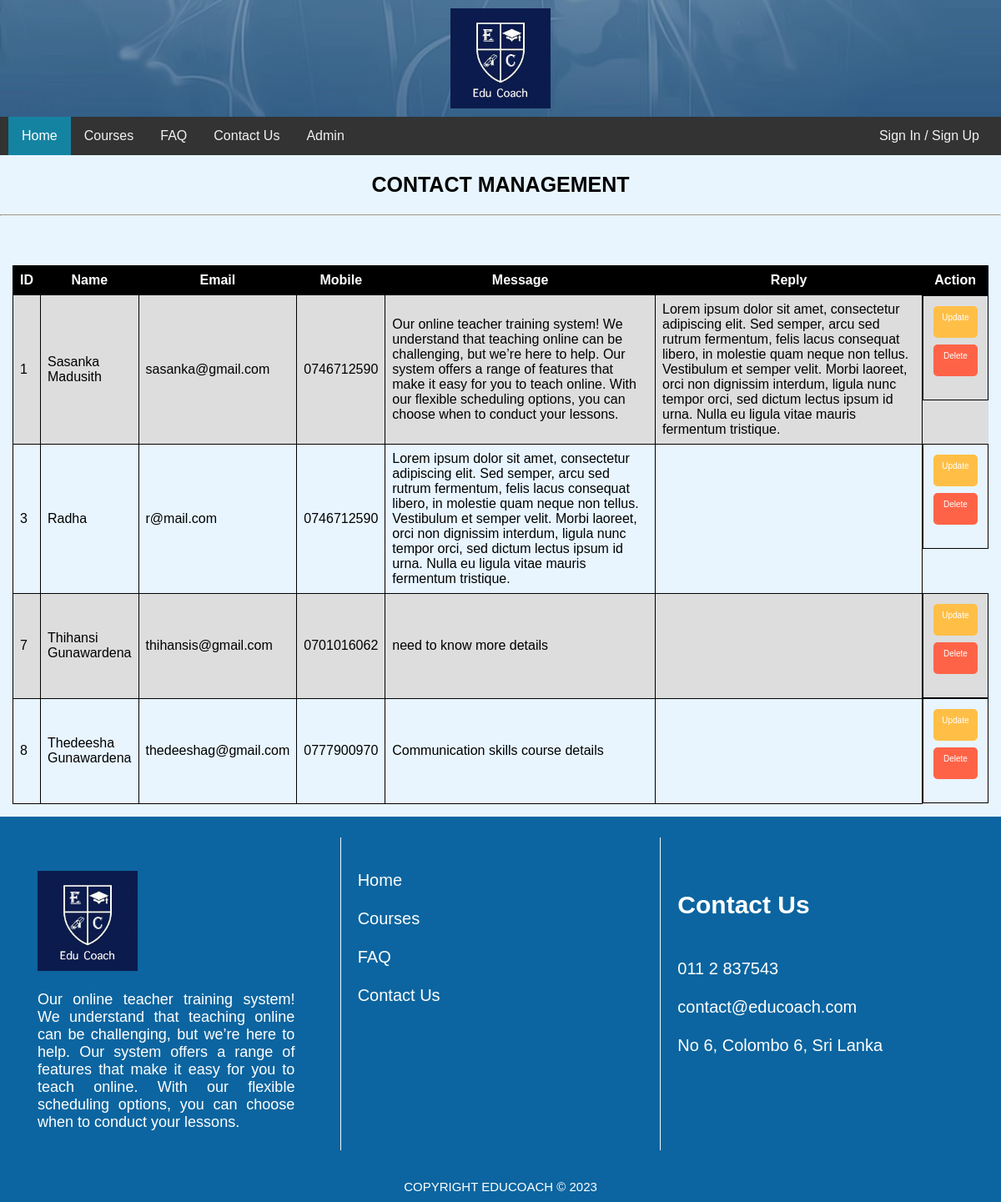
The app's page /contactmanage.php with its own data.
### tables this page shows
CREATE TABLE `contact` (
  `id` int(11) NOT NULL,
  `name` varchar(255) DEFAULT NULL,
  `email` varchar(255) DEFAULT NULL,
  `contact_number` varchar(20) DEFAULT NULL,
  `message` varchar(1000) DEFAULT NULL,
  `reply` varchar(1000) NOT NULL,
  `created_at` datetime DEFAULT NULL
);

### contactmanage.php (the view, shortened to what this page needs)
<?php require_once('./db/connection.php'); ?>
<html lang="en">
<head>
    <link rel="stylesheet" href="./css/style.css">
    <link rel="stylesheet" href="./css/header.css">
    <link rel="stylesheet" href="./css/footer.css">
    <link rel="stylesheet" href="./css/contactmanage.css">
    <link href="https://cdn.jsdelivr.net/npm/remixicon@3.2.0/fonts/remixicon.css" rel="stylesheet">
</head>
<body>
    <?php include './components/header.php' ?>
    <div>
        <h2 class="page-title">CONTACT MANAGEMENT</h2>
        <hr/>
        <br><br>
    </div>
<div class="display-table">
    <table>
        <tbody>
            <tr>
                <th>ID</th>
                <th>Name</th>
                <th>Email</th>
                <th>Mobile</th>
                <th>Message</th>
                <th>Reply</th>
                <th>Action</th>
            </tr>
            <?php
                $query = "SELECT * FROM contact";
                $result = mysqli_query($connection, $query);
                while ($row = mysqli_fetch_assoc($result)) {
                    echo "<tr>";
                    echo "<td>".$row['id']."</td>";
                    echo "<td>".$row['name']."</td>";
                    echo "<td>".$row['email']."</td>";
                    echo "<td>".$row['contact_number']."</td>";
                    echo "<td class='td-reply'>".$row['message']."</td>";
                    echo "<td class='td-reply'>".$row['reply']."</td>";
                    echo '<td class="action-td">
                                <a class="action-button update-action-btn" href="./contactmanage.php?id=' . $row['id'] . '" type="submit" name="edit">Update &nbsp <i class="ri-edit-box-fill"></i></a>
                                <form method="post" action="./contactmanage.php">
                                    <input type="hidden" name="courseId" value="' . $row['id'] . '">
                                    <button class="action-button dlt-button" type="submit" name="delete" onclick="return confirm(\'Are you sure you want to delete this message?\');">Delete &nbsp <i class="ri-delete-bin-2-fill"></i></button>
                                </form>
                        </td>';
                    echo "</tr>";
                }
                ?>
        </tbody>
    </table>
</div>
    <?php include './components/footer.php' ?>
</body>
</html>

### css/style.css (style rules this page uses)
body { margin: 0; font-family: Arial, Helvetica, sans-serif; }

### css/contactmanage.css (style rules this page uses)
body { background-color: #e8f5ff; }
.page-title { text-align: center; font-size: 25px; }
.display-table { padding: 15px; }
.display-table table { font-family: arial, sans-serif; border-collapse: collapse; width: 100%; }
.display-table th { background-color: #000; border: 1px solid #000000; color: white; text-align: center; padding: 8px; }
.display-table td { border: 1px solid black; text-align: left; padding: 8px; }
.display-table tr:nth-child(even) { background-color: #dddddd; }
.td-reply { width: 30%; }
.dlt-button { background-color: tomato; }
.update-action-btn { background-color:rgb(255, 191, 71) ; }
.action-td { display: flex; flex-direction: column; justify-content: center; justify-items: baseline; align-items: center; }
.action-td a { display: block; }
.action-button { border: none; color: white; font-size: 10px; border-radius: 5px; padding: 8px 10px; text-decoration: none; margin: 4px 4px; }

### records on screen
contact: id "1", name "Sasanka Madusith", email "sasanka@gmail.com", contact_number "0746712590", message "Our online teacher training system! We understand that teaching online can be challenging, but we’re here to help. Our system offers a range of features that make it easy for you to teach online. With our flexible scheduling options, you can choose when to conduct your lessons.", reply "Lorem ipsum dolor sit amet, consectetur adipiscing elit. Sed semper, arcu sed rutrum fermentum, felis lacus consequat libero, in molestie quam neque non tellus. Vestibulum et semper velit. Morbi laoreet, orci non dignissim interdum, ligula nunc tempor orci, sed dictum lectus ipsum id urna. Nulla eu ligula vitae mauris fermentum tristique."
contact: id "3", name "Radha", email "r@mail.com", contact_number "0746712590", message "Lorem ipsum dolor sit amet, consectetur adipiscing elit. Sed semper, arcu sed rutrum fermentum, felis lacus consequat libero, in molestie quam neque non tellus. Vestibulum et semper velit. Morbi laoreet, orci non dignissim interdum, ligula nunc tempor orci, sed dictum lectus ipsum id urna. Nulla eu ligula vitae mauris fermentum tristique."
contact: id "7", name "Thihansi Gunawardena", email "thihansis@gmail.com", contact_number "0701016062", message "need to know more details"
contact: id "8", name "Thedeesha Gunawardena", email "thedeeshag@gmail.com", contact_number "0777900970", message "Communication skills course details"
